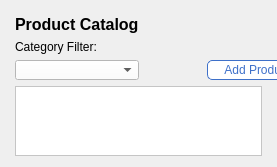
      <widget class="QWidget" name="catalogPage">
       <layout class="QGridLayout" name="gridLayout_4">
        <property name="leftMargin">
         <number>15</number>
        </property>
        <property name="topMargin">
         <number>15</number>
        </property>
        <property name="rightMargin">
         <number>15</number>
        </property>
        <item row="2" column="0">
         <widget class="QComboBox" name="categoryCombo">
          <property name="sizePolicy">
           <sizepolicy hsizetype="Preferred" vsizetype="Fixed">
            <horstretch>0</horstretch>
            <verstretch>0</verstretch>
           </sizepolicy>
          </property>
          <property name="minimumSize">
           <size>
            <width>81</width>
            <height>20</height>
           </size>
          </property>
          <property name="maximumSize">
           <size>
            <width>158</width>
            <height>20</height>
           </size>
          </property>
          <property name="styleSheet">
           <string notr="true">background-color: rgb(255, 255, 255);</string>
          </property>
         </widget>
        </item>
        <item row="3" column="0" colspan="3">
         <widget class="QTableView" name="catalogTable">
          <property name="styleSheet">
           <string notr="true">alternate-background-color: rgb(241, 241, 241);
background-color: rgb(255, 255, 255);</string>
          </property>
          <property name="sizeAdjustPolicy">
           <enum>QAbstractScrollArea::AdjustToContents</enum>
          </property>
          <property name="editTriggers">
           <set>QAbstractItemView::NoEditTriggers</set>
          </property>
          <property name="selectionBehavior">
           <enum>QAbstractItemView::SelectRows</enum>
          </property>
          <property name="sortingEnabled">
           <bool>true</bool>
          </property>
          <attribute name="horizontalHeaderCascadingSectionResizes">
           <bool>true</bool>
          </attribute>
          <attribute name="verticalHeaderVisible">
           <bool>false</bool>
          </attribute>
         </widget>
        </item>
        <item row="1" column="0">
         <widget class="QLabel" name="catLbl">
          <property name="text">
           <string>Category Filter:</string>
          </property>
         </widget>
        </item>
        <item row="2" column="2">
         <widget class="QPushButton" name="addProductBtn">
          <property name="sizePolicy">
           <sizepolicy hsizetype="Ignored" vsizetype="Preferred">
            <horstretch>0</horstretch>
            <verstretch>0</verstretch>
           </sizepolicy>
          </property>
          <property name="minimumSize">
           <size>
            <width>111</width>
            <height>20</height>
           </size>
          </property>
          <property name="maximumSize">
           <size>
            <width>111</width>
            <height>20</height>
           </size>
          </property>
          <property name="cursor">
           <cursorShape>PointingHandCursor</cursorShape>
          </property>
          <property name="styleSheet">
           <string notr="true">QPushButton{border-color: rgb(62, 112, 201);
background-color: rgb(255, 255, 255);
color: rgb(62, 112, 201);
border-radius: 5px;
border-style: solid;
border-width: 1px;
}
QPushButton:pressed{
background-color:  rgb(62, 112, 201);
border-color: rgb(255,255,255);
color: rgb(255,255,255);
}</string>
          </property>
          <property name="text">
           <string>Add Product +</string>
          </property>
         </widget>
        </item>
        <item row="0" column="0">
         <widget class="QLabel" name="productCatalogLbl">
          <property name="text">
           <string>&lt;html&gt;&lt;head/&gt;&lt;body&gt;&lt;p&gt;&lt;span style=&quot; font-size:12pt; font-weight:600;&quot;&gt;Product Catalog&lt;/span&gt;&lt;/p&gt;&lt;/body&gt;&lt;/html&gt;</string>
          </property>
         </widget>
        </item>
       </layout>
      </widget>
